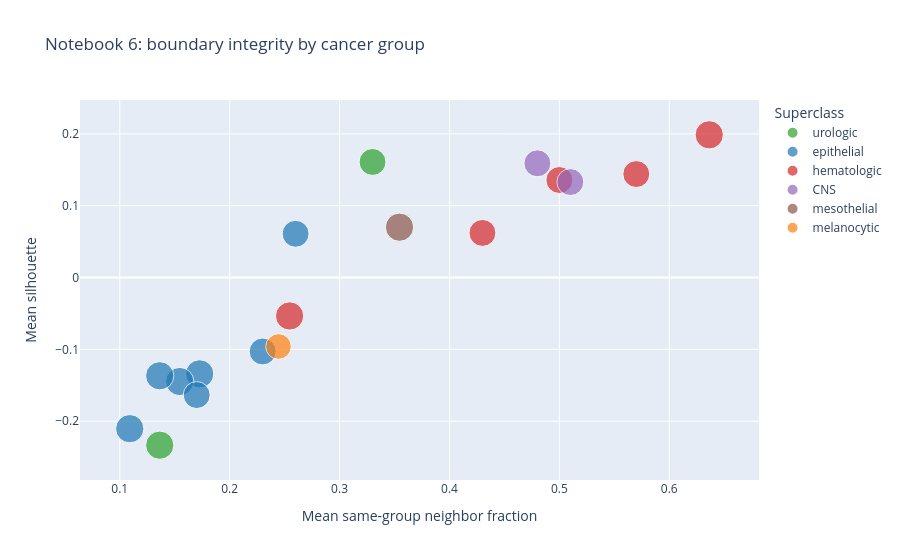

This figure's notebook cell:
### Code cell
if HAS_PLOTLY and SHOW_INTERACTIVE_PLOTLY:
    hover_cols = [
        c for c in [
            "group_label",
            "superclass",
            "separation_class",
            "n_samples",
            "mean_silhouette",
            "mean_same_group_neighbor_fraction",
            "mean_radius",
            "nearest_other_group",
            "distance_to_nearest_other_group",
            "comparison",
            "shannon_delta",
            "spectral_delta",
            "δ svd κ",
            "pr_delta",
            "eig_entropy_delta",
            "anisotropy_delta",
        ] if c in merged_summary.columns
    ]

    fig = px.scatter(
        merged_summary,
        x="mean_same_group_neighbor_fraction",
        y="mean_silhouette",
        color="superclass",
        size="n_samples",
        hover_name="group_label",
        hover_data=hover_cols,
        title="Notebook 6: boundary integrity by cancer group",
        color_discrete_map=SUPERCLASS_COLORS,
    )
    fig.update_layout(
        xaxis_title="Mean same-group neighbor fraction",
        yaxis_title="Mean silhouette",
        legend_title="Superclass",
    )
    fig.show()
else:
    print("Plotly not installed or SHOW_INTERACTIVE_PLOTLY=False; skipping interactive overlay scatter.")

### Figure 1 — Plotly figure (JSON) as saved in the notebook; plotly's stock layout.template omitted (floating-point values rounded to 4 significant figures)
{"data": [{"customdata": [["bladder transitional cell carcinoma", "urologic", "moderate separation", 10, 18.74, "renal cell carcinoma", 15.3, "BLAD/TCC", 0.0, -0.18, -14.79], ["renal cell carcinoma", "urologic", "low separation", 11, 27.88, "ovarian adenocarcinoma", 7.383, "KID/RCC", 0.13, 0.35, -8.33]], "hovertemplate": "<b>%{hovertext}</b><br><br>superclass=%{customdata[1]}<br>mean_same_group_neighbor_fraction=%{x}<br>mean_silhouette=%{y}<br>n_samples=%{customdata[3]}<br>group_label=%{customdata[0]}<br>separation_class=%{customdata[2]}<br>mean_radius=%{customdata[4]}<br>nearest_other_group=%{customdata[5]}<br>distance_to_nearest_other_group=%{customdata[6]}<br>comparison=%{customdata[7]}<br>shannon_delta=%{customdata[8]}<br>spectral_delta=%{customdata[9]}<br>δ svd κ=%{customdata[10]}<extra></extra>", "hovertext": ["bladder transitional cell carcinoma", "renal cell carcinoma"], "legendgroup": "urologic", "marker": {"color": "#2ca02c", "size": [10, 11], "sizemode": "area", "sizeref": 0.0275, "symbol": "circle"}, "mode": "markers", "name": "urologic", "orientation": "v", "showlegend": true, "x": [0.33, 0.1364], "xaxis": "x", "y": [0.1609, -0.2333], "yaxis": "y", "type": "scatter"}, {"customdata": [["breast adenocarcinoma", "epithelial", "low separation", 11, 30.18, "lung adenocarcinoma", 17.59, "BR/BRAD", 0.01, 0.05, -35.67], ["colorectal adenocarcinoma", "epithelial", "low separation", 11, 27.71, "pancreatic adenocarcinoma", 12.38, "COL/COADREAD", 0.01, 0.29, -75.9], ["lung adenocarcinoma", "epithelial", "low separation", 11, 25.74, "ovarian adenocarcinoma", 12.84, "LU/LUAD", 0.01, 0.01, 13.41], ["ovarian adenocarcinoma", "epithelial", "low separation", 11, 25.33, "renal cell carcinoma", 7.383, "OV/OVAD", 0.19, -0.46, 7.19], ["pancreatic adenocarcinoma", "epithelial", "low separation", 10, 23.13, "colorectal adenocarcinoma", 12.38, "PA/PAAD", 0.0, 0.44, -32.86], ["prostate adenocarcinoma", "epithelial", "moderate separation", 10, 21.77, "ovarian adenocarcinoma", 16.02, "PR/PRAD", null, null, null], ["uterine adenocarcinoma", "epithelial", "low separation", 10, 28.41, "colorectal adenocarcinoma", 18.51, "UT/EAC", 0.0, -0.57, -8.28]], "hovertemplate": "<b>%{hovertext}</b><br><br>superclass=%{customdata[1]}<br>mean_same_group_neighbor_fraction=%{x}<br>mean_silhouette=%{y}<br>n_samples=%{customdata[3]}<br>group_label=%{customdata[0]}<br>separation_class=%{customdata[2]}<br>mean_radius=%{customdata[4]}<br>nearest_other_group=%{customdata[5]}<br>distance_to_nearest_other_group=%{customdata[6]}<br>comparison=%{customdata[7]}<br>shannon_delta=%{customdata[8]}<br>spectral_delta=%{customdata[9]}<br>δ svd κ=%{customdata[10]}<extra></extra>", "hovertext": ["breast adenocarcinoma", "colorectal adenocarcinoma", "lung adenocarcinoma", "ovarian adenocarcinoma", "pancreatic adenocarcinoma", "prostate adenocarcinoma", "uterine adenocarcinoma"], "legendgroup": "epithelial", "marker": {"color": "#1f77b4", "size": [11, 11, 11, 11, 10, 10, 10], "sizemode": "area", "sizeref": 0.0275, "symbol": "circle"}, "mode": "markers", "name": "epithelial", "orientation": "v", "showlegend": true, "x": [0.1727, 0.1545, 0.1364, 0.1091, 0.23, 0.26, 0.17], "xaxis": "x", "y": [-0.134, -0.1447, -0.1367, -0.2104, -0.1029, 0.06094, -0.1636], "yaxis": "y", "type": "scatter"}, {"customdata": [["acute myeloid leukemia", "hematologic", "high separation", 10, 13.52, "T-cell ALL", 17.75, "Bone Marrow/acute myeloid leukemia", null, null, null], ["Follicular lymphoma", "hematologic", "low separation", 11, 17.19, "large B-cell lymphoma", 11.69, "GC/FL", 0.17, -0.16, -8.95], ["large B-cell lymphoma", "hematologic", "high separation", 11, 12.69, "Follicular lymphoma", 11.69, "GC/LBCL", 0.17, -0.14, -7.08], ["B-cell ALL", "hematologic", "moderate separation", 10, 14.72, "T-cell ALL", 13.21, "PB/B-ALL", 0.2, -0.34, -5.77], ["T-cell ALL", "hematologic", "high separation", 10, 13.02, "B-cell ALL", 13.21, "PB/T-ALL", 0.2, -0.4, 6.17]], "hovertemplate": "<b>%{hovertext}</b><br><br>superclass=%{customdata[1]}<br>mean_same_group_neighbor_fraction=%{x}<br>mean_silhouette=%{y}<br>n_samples=%{customdata[3]}<br>group_label=%{customdata[0]}<br>separation_class=%{customdata[2]}<br>mean_radius=%{customdata[4]}<br>nearest_other_group=%{customdata[5]}<br>distance_to_nearest_other_group=%{customdata[6]}<br>comparison=%{customdata[7]}<br>shannon_delta=%{customdata[8]}<br>spectral_delta=%{customdata[9]}<br>δ svd κ=%{customdata[10]}<extra></extra>", "hovertext": ["acute myeloid leukemia", "Follicular lymphoma", "large B-cell lymphoma", "B-cell ALL", "T-cell ALL"], "legendgroup": "hematologic", "marker": {"color": "#d62728", "size": [10, 11, 11, 10, 10], "sizemode": "area", "sizeref": 0.0275, "symbol": "circle"}, "mode": "markers", "name": "hematologic", "orientation": "v", "showlegend": true, "x": [0.5, 0.2545, 0.6364, 0.43, 0.57], "xaxis": "x", "y": [0.1358, -0.05347, 0.1987, 0.06215, 0.1441], "yaxis": "y", "type": "scatter"}, {"customdata": [["glioblastoma", "CNS", "high separation", 10, 22.01, "medulloblastoma", 25.06, "Brain/GBM", 0.0, -0.01, -48.03], ["medulloblastoma", "CNS", "high separation", 10, 19.16, "glioblastoma", 25.06, "Brain/MB", 0.0, 0.06, -30.41]], "hovertemplate": "<b>%{hovertext}</b><br><br>superclass=%{customdata[1]}<br>mean_same_group_neighbor_fraction=%{x}<br>mean_silhouette=%{y}<br>n_samples=%{customdata[3]}<br>group_label=%{customdata[0]}<br>separation_class=%{customdata[2]}<br>mean_radius=%{customdata[4]}<br>nearest_other_group=%{customdata[5]}<br>distance_to_nearest_other_group=%{customdata[6]}<br>comparison=%{customdata[7]}<br>shannon_delta=%{customdata[8]}<br>spectral_delta=%{customdata[9]}<br>δ svd κ=%{customdata[10]}<extra></extra>", "hovertext": ["glioblastoma", "medulloblastoma"], "legendgroup": "CNS", "marker": {"color": "#9467bd", "size": [10, 10], "sizemode": "area", "sizeref": 0.0275, "symbol": "circle"}, "mode": "markers", "name": "CNS", "orientation": "v", "showlegend": true, "x": [0.51, 0.48], "xaxis": "x", "y": [0.1329, 0.159], "yaxis": "y", "type": "scatter"}, {"customdata": [["mesothelioma", "mesothelial", "moderate separation", 11, 21.64, "colorectal adenocarcinoma", 18.69, "Mesothelium/mesothelioma", null, null, null]], "hovertemplate": "<b>%{hovertext}</b><br><br>superclass=%{customdata[1]}<br>mean_same_group_neighbor_fraction=%{x}<br>mean_silhouette=%{y}<br>n_samples=%{customdata[3]}<br>group_label=%{customdata[0]}<br>separation_class=%{customdata[2]}<br>mean_radius=%{customdata[4]}<br>nearest_other_group=%{customdata[5]}<br>distance_to_nearest_other_group=%{customdata[6]}<br>comparison=%{customdata[7]}<br>shannon_delta=%{customdata[8]}<br>spectral_delta=%{customdata[9]}<br>δ svd κ=%{customdata[10]}<extra></extra>", "hovertext": ["mesothelioma"], "legendgroup": "mesothelial", "marker": {"color": "#8c564b", "size": [11], "sizemode": "area", "sizeref": 0.0275, "symbol": "circle"}, "mode": "markers", "name": "mesothelial", "orientation": "v", "showlegend": true, "x": [0.3545], "xaxis": "x", "y": [0.07009], "yaxis": "y", "type": "scatter"}, {"customdata": [["melanoma", "melanocytic", "low separation", 9, 29.59, "uterine adenocarcinoma", 22.75, "Skin/melanoma", null, null, null]], "hovertemplate": "<b>%{hovertext}</b><br><br>superclass=%{customdata[1]}<br>mean_same_group_neighbor_fraction=%{x}<br>mean_silhouette=%{y}<br>n_samples=%{customdata[3]}<br>group_label=%{customdata[0]}<br>separation_class=%{customdata[2]}<br>mean_radius=%{customdata[4]}<br>nearest_other_group=%{customdata[5]}<br>distance_to_nearest_other_group=%{customdata[6]}<br>comparison=%{customdata[7]}<br>shannon_delta=%{customdata[8]}<br>spectral_delta=%{customdata[9]}<br>δ svd κ=%{customdata[10]}<extra></extra>", "hovertext": ["melanoma"], "legendgroup": "melanocytic", "marker": {"color": "#ff7f0e", "size": [9], "sizemode": "area", "sizeref": 0.0275, "symbol": "circle"}, "mode": "markers", "name": "melanocytic", "orientation": "v", "showlegend": true, "x": [0.2444], "xaxis": "x", "y": [-0.09596], "yaxis": "y", "type": "scatter"}], "layout": {"xaxis": {"anchor": "y", "domain": [0.0, 1.0], "title": {"text": "Mean same-group neighbor fraction"}}, "yaxis": {"anchor": "x", "domain": [0.0, 1.0], "title": {"text": "Mean silhouette"}}, "legend": {"title": {"text": "Superclass"}, "tracegroupgap": 0, "itemsizing": "constant"}, "title": {"text": "Notebook 6: boundary integrity by cancer group"}}}
